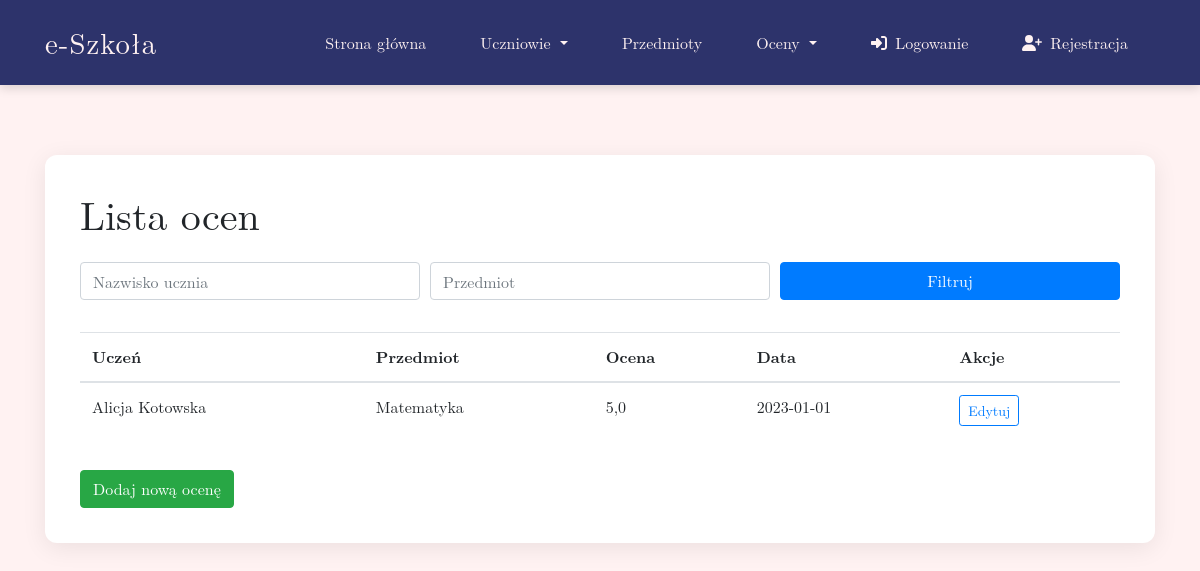
The app's page /grade_list/ with its own data.
### journal/models.py (models this page shows, shortened)
class Grade(models.Model):
    subject = models.ForeignKey(Subject, on_delete=models.CASCADE)
    student = models.ForeignKey(Student, on_delete=models.CASCADE)
    value = models.DecimalField(decimal_places=1, max_digits=3)
    date_added = models.DateTimeField(auto_now_add=True)

class Student(models.Model):
    user = models.OneToOneField(User, on_delete=models.CASCADE, null=True, blank=True)
    first_name = models.CharField(max_length=50)
    second_name = models.CharField(max_length=50)
    class_number = models.PositiveIntegerField(default=1)

class Subject(models.Model):
    name = models.CharField(max_length=50)

### journal/views.py (the view)
# urls.py: path('grade_list/', GradeListView.as_view(), name='grade_list'),
class GradeListView(ListView):
    template_name = "journal/grade_list.html"
    model = Grade
    context_object_name = "grades"

### journal/templates/journal/grade_list.html
{% extends 'journal/base.html' %}
{% block content %}
<h1 class="mb-4">Lista ocen</h1>
<form class="mb-4">
    <div class="form-row">
        <div class="col-md-4 mb-2">
            <input type="text" class="form-control" placeholder="Nazwisko ucznia" name="student">
        </div>
        <div class="col-md-4 mb-2">
            <input type="text" class="form-control" placeholder="Przedmiot" name="subject">
        </div>
        <div class="col-md-4 mb-2">
            <button class="btn btn-primary btn-block">Filtruj</button>
        </div>
    </div>
</form>
<div class="table-responsive">
    <table class="table table-custom table-hover">
        <thead>
            <tr>
                <th>Uczeń</th>
                <th>Przedmiot</th>
                <th>Ocena</th>
                <th>Data</th>
                <th>Akcje</th>
            </tr>
        </thead>
        <tbody>
            {% for grade in grades %}
            <tr>
                <td>{{ grade.student.first_name }} {{ grade.student.second_name }}</td>
                <td>{{ grade.subject.name }}</td>
                <td>{{ grade.value }}</td>
                <td>2023-01-01</td>
                <td>
                    <a href="{% url 'grade_update' grade.id %}" class="btn btn-sm btn-outline-primary">Edytuj</a>
                </td>
            </tr>
            {% endfor %}
        </tbody>
    </table>
</div>
<a href="{% url 'grade_add' %}" class="btn btn-success mt-3">Dodaj nową ocenę</a>
{% endblock %}

### static/css/base.css (style rules this page uses)
:root { --primary-bg: #FFF2F2; --nav-bg: #2D336B; --accent-blue: #7886C7; --hover-blue: #A9B5DF; }
body { background: var(--primary-bg); font-family: 'Latin Modern Roman', 'Georgia', serif; min-height: 100vh; display: flex; flex-direction: column; }

### records on screen
Grade: student.first_name "Alicja", student.second_name "Kotowska", subject.name "Matematyka", value "5,0"
